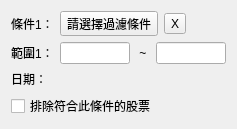
         <widget class="QWidget" name="widget_3" native="true">
          <property name="maximumSize">
           <size>
            <width>100</width>
            <height>16777215</height>
           </size>
          </property>
          <layout class="QVBoxLayout" name="verticalLayout_3">
           <item>
            <layout class="QHBoxLayout" name="horizontalLayout_6">
             <item>
              <widget class="QLabel" name="label">
               <property name="text">
                <string>條件1：</string>
               </property>
              </widget>
             </item>
             <item>
              <widget class="QToolButton" name="toolButton_4">
               <property name="text">
                <string>請選擇過濾條件</string>
               </property>
              </widget>
             </item>
             <item>
              <widget class="QToolButton" name="toolButton_5">
               <property name="text">
                <string>X</string>
               </property>
              </widget>
             </item>
             <item>
              <spacer name="horizontalSpacer_3">
               <property name="orientation">
                <enum>Qt::Horizontal</enum>
               </property>
               <property name="sizeHint" stdset="0">
                <size>
                 <width>40</width>
                 <height>20</height>
                </size>
               </property>
              </spacer>
             </item>
            </layout>
           </item>
           <item>
            <layout class="QHBoxLayout" name="horizontalLayout_7">
             <item>
              <widget class="QLabel" name="label_8">
               <property name="text">
                <string>範圍1：</string>
               </property>
              </widget>
             </item>
             <item>
              <widget class="QLineEdit" name="lineEdit_6">
               <property name="minimumSize">
                <size>
                 <width>70</width>
                 <height>0</height>
                </size>
               </property>
               <property name="maximumSize">
                <size>
                 <width>70</width>
                 <height>16777215</height>
                </size>
               </property>
              </widget>
             </item>
             <item>
              <widget class="QLabel" name="label_9">
               <property name="text">
                <string> ~ </string>
               </property>
              </widget>
             </item>
             <item>
              <widget class="QLineEdit" name="lineEdit_7">
               <property name="minimumSize">
                <size>
                 <width>70</width>
                 <height>0</height>
                </size>
               </property>
               <property name="maximumSize">
                <size>
                 <width>70</width>
                 <height>16777215</height>
                </size>
               </property>
              </widget>
             </item>
             <item>
              <spacer name="horizontalSpacer_4">
               <property name="orientation">
                <enum>Qt::Horizontal</enum>
               </property>
               <property name="sizeHint" stdset="0">
                <size>
                 <width>40</width>
                 <height>20</height>
                </size>
               </property>
              </spacer>
             </item>
            </layout>
           </item>
           <item>
            <layout class="QHBoxLayout" name="horizontalLayout_11">
             <item>
              <widget class="QLabel" name="label_12">
               <property name="text">
                <string>日期：</string>
               </property>
              </widget>
             </item>
            </layout>
           </item>
           <item>
            <layout class="QHBoxLayout" name="horizontalLayout_8">
             <item>
              <widget class="QCheckBox" name="checkBox">
               <property name="text">
                <string>排除符合此條件的股票</string>
               </property>
              </widget>
             </item>
            </layout>
           </item>
          </layout>
         </widget>
